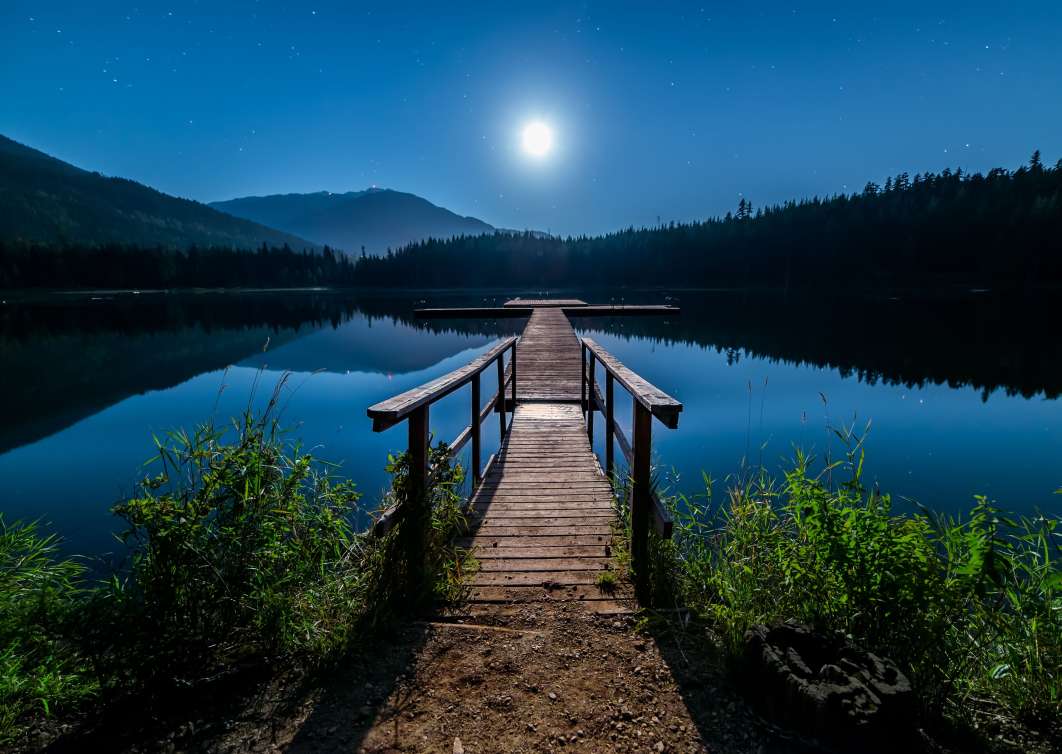
#> input picture image1.jpg, 5306 x 3770 px, found by its file name (shown at 1/5 size)
$ python more_utility_functions.py
#> lines starting #> are read from the running program, lines starting #| are printed output that depends on the picture
import cv2
import os
import numpy as np
img=cv2.imread(r"C:\Users\User\OneDrive\open cv\open cv images\image1.jpg")
#> img is the input picture: shape (3770, 5306, 3); mean B, G, R 82.8, 64.8, 27.2
resized_img=cv2.resize(img,(500,500))
cv2.imshow("image1",resized_img)
img2=cv2.imread(r"C:\Users\User\OneDrive\open cv\open cv images\image2.jpg")
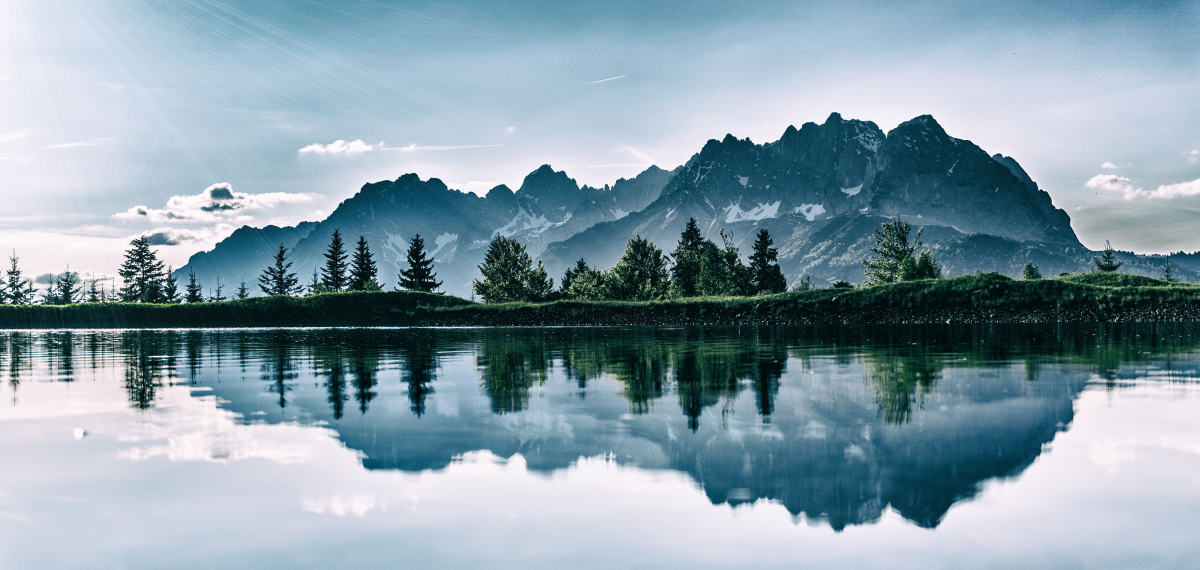
#> input picture image2.jpg, 6000 x 2848 px, found by its file name (shown at 1/5 size)
#> img2 is the input picture: shape (2848, 6000, 3); mean B, G, R 169.1, 157.1, 134.6
resized_img2=cv2.resize(img2,(500,500))
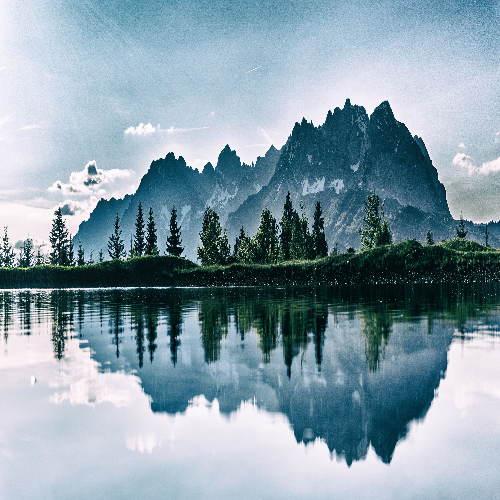
#> resized_img2: shape (500, 500, 3); mean B, G, R 168.9, 156.9, 134.5
cv2.imshow("image2",resized_img2)
combine_images=cv2.addWeighted(resized_img,0.9,resized_img2,0.9,0)
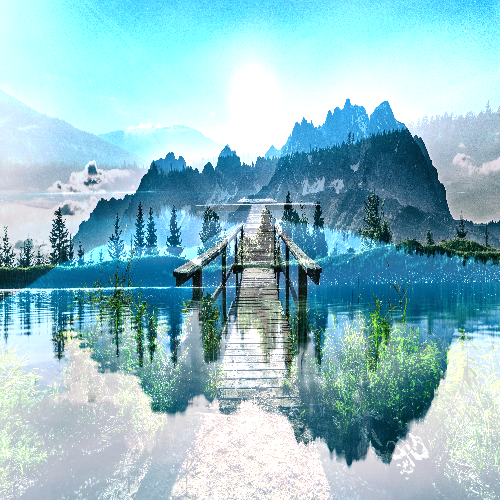
#> combine_images: shape (500, 500, 3); mean B, G, R 199.4, 189.2, 143.3
cv2.imshow("combined images",combine_images)
subtract_images=cv2.subtract(resized_img,resized_img2)
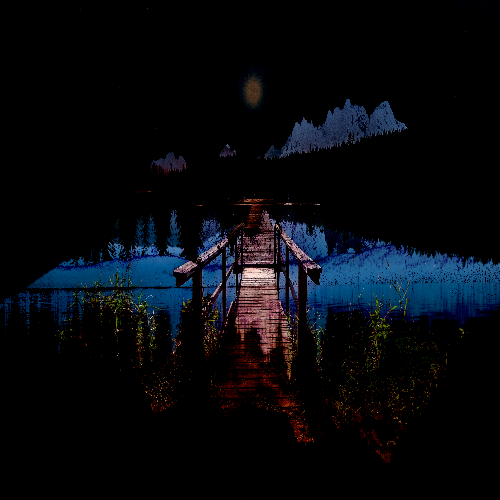
#> subtract_images: shape (500, 500, 3); mean B, G, R 13.6, 9, 6.4
cv2.imshow("subtracted images",subtract_images)
kernel=np.ones([3,3],np.uint8)
print(kernel)
store=cv2.erode(resized_img,kernel)
cv2.imshow("new image",store)
gaussian_blur=cv2.GaussianBlur(resized_img,[3,3],0)
cv2.imshow("gaussian blur",gaussian_blur)
bilateral_blur=cv2.bilateralFilter(resized_img,8,65,75)
cv2.imshow("bilateral blur",bilateral_blur)
median_blur=cv2.medianBlur(resized_img,3)
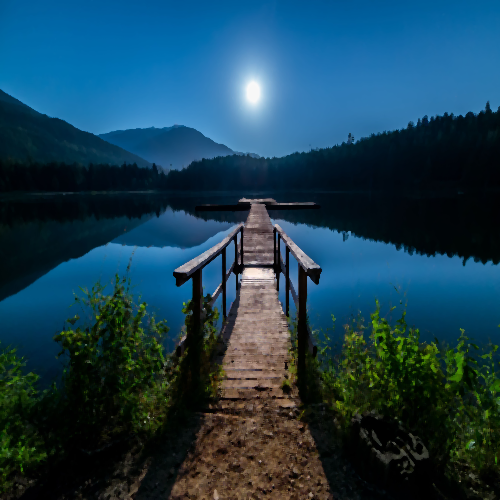
#> median_blur: shape (500, 500, 3); mean B, G, R 81.7, 63.2, 25.5
cv2.imshow("median blur",median_blur)
border=cv2.copyMakeBorder(resized_img,10,10,10,10,cv2.BORDER_CONSTANT,value=(0,0,0))
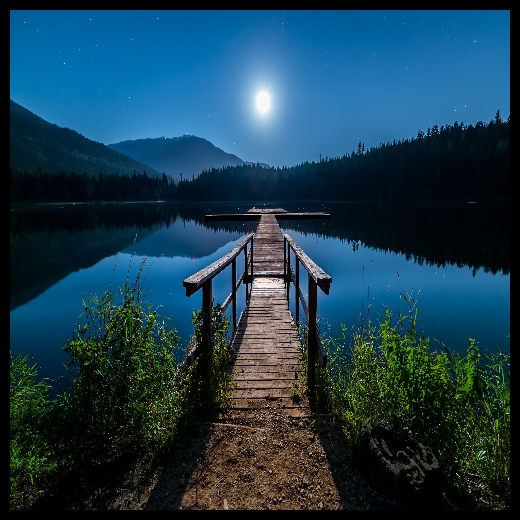
#> border: shape (520, 520, 3); mean B, G, R 76.6, 59.9, 25.2
cv2.imshow("border",border)
border2=cv2.copyMakeBorder(resized_img2,10,10,10,10,cv2.BORDER_REFLECT)
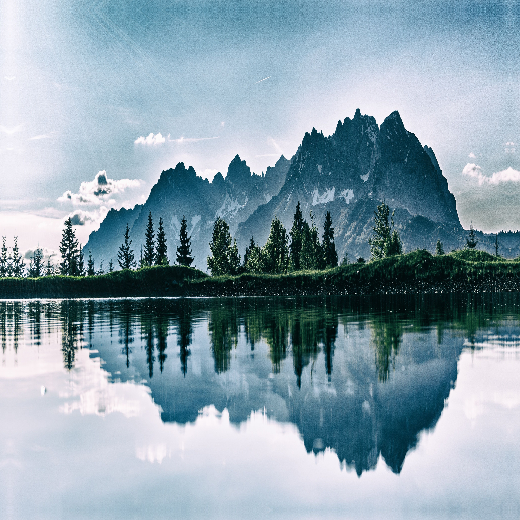
#> border2: shape (520, 520, 3); mean B, G, R 171.3, 159.1, 136.9
cv2.imshow("border2",border2)
cv2.waitKey(0)
